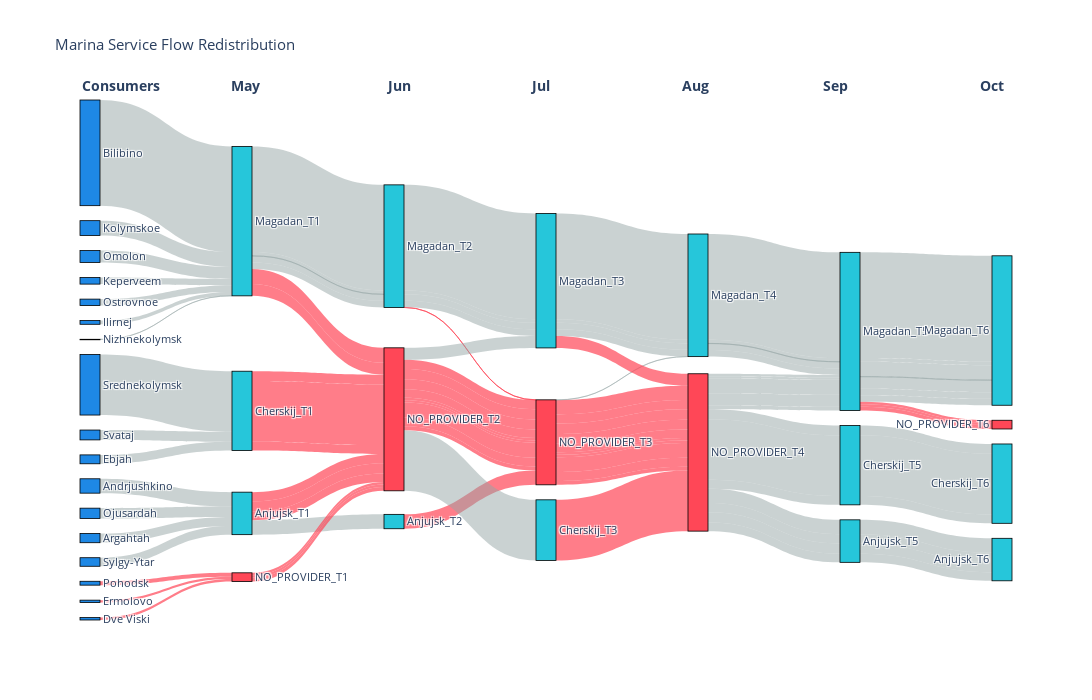

Notebook cell for this chart:
### Markdown cell above
## 4. Sankey chart

### Code cell
# for service in service_list:
for service in ["marina"]:
    month_start = 4
    end_month = 10
    graphs = all_results[SETTL_NAME][service]["stats"].graphs[month_start:end_month]
    _ = create_clean_sankey(graphs, service_name=service, month_start=month_start)

### Figure 1 — Plotly figure (JSON) as saved in the notebook; plotly's stock layout.template omitted (floating-point values rounded to 4 significant figures)
{"data": [{"link": {"color": ["rgba(149, 165, 166, 0.5)", "rgba(149, 165, 166, 0.5)", "rgba(149, 165, 166, 0.5)", "rgba(149, 165, 166, 0.5)", "rgba(149, 165, 166, 0.5)", "rgba(149, 165, 166, 0.5)", "rgba(149, 165, 166, 0.5)", "rgba(149, 165, 166, 0.5)", "rgba(149, 165, 166, 0.5)", "rgba(149, 165, 166, 0.5)", "rgba(149, 165, 166, 0.5)", "rgba(149, 165, 166, 0.5)", "rgba(149, 165, 166, 0.5)", "rgba(149, 165, 166, 0.5)", "rgba(255, 71, 87, 0.7)", "rgba(255, 71, 87, 0.7)", "rgba(255, 71, 87, 0.7)", "rgba(149, 165, 166, 0.5)", "rgba(255, 71, 87, 0.7)", "rgba(149, 165, 166, 0.5)", "rgba(255, 71, 87, 0.7)", "rgba(255, 71, 87, 0.7)", "rgba(255, 71, 87, 0.7)", "rgba(255, 71, 87, 0.7)", "rgba(255, 71, 87, 0.7)", "rgba(255, 71, 87, 0.7)", "rgba(149, 165, 166, 0.5)", "rgba(255, 71, 87, 0.7)", "rgba(149, 165, 166, 0.5)", "rgba(255, 71, 87, 0.7)", "rgba(149, 165, 166, 0.5)", "rgba(255, 71, 87, 0.7)", "rgba(149, 165, 166, 0.5)", "rgba(255, 71, 87, 0.7)", "rgba(255, 71, 87, 0.7)", "rgba(255, 71, 87, 0.7)", "rgba(149, 165, 166, 0.5)", "rgba(255, 71, 87, 0.7)", "rgba(255, 71, 87, 0.7)", "rgba(149, 165, 166, 0.5)", "rgba(255, 71, 87, 0.7)", "rgba(255, 71, 87, 0.7)", "rgba(255, 71, 87, 0.7)", "rgba(149, 165, 166, 0.5)", "rgba(255, 71, 87, 0.7)", "rgba(255, 71, 87, 0.7)", "rgba(149, 165, 166, 0.5)", "rgba(149, 165, 166, 0.5)", "rgba(255, 71, 87, 0.7)", "rgba(149, 165, 166, 0.5)", "rgba(255, 71, 87, 0.7)", "rgba(255, 71, 87, 0.7)", "rgba(255, 71, 87, 0.7)", "rgba(149, 165, 166, 0.5)", "rgba(255, 71, 87, 0.7)", "rgba(255, 71, 87, 0.7)", "rgba(255, 71, 87, 0.7)", "rgba(255, 71, 87, 0.7)", "rgba(255, 71, 87, 0.7)", "rgba(255, 71, 87, 0.7)", "rgba(149, 165, 166, 0.5)", "rgba(255, 71, 87, 0.7)", "rgba(149, 165, 166, 0.5)", "rgba(255, 71, 87, 0.7)", "rgba(149, 165, 166, 0.5)", "rgba(255, 71, 87, 0.7)", "rgba(149, 165, 166, 0.5)", "rgba(255, 71, 87, 0.7)", "rgba(149, 165, 166, 0.5)", "rgba(149, 165, 166, 0.5)", "rgba(149, 165, 166, 0.5)", "rgba(149, 165, 166, 0.5)", "rgba(149, 165, 166, 0.5)", "rgba(149, 165, 166, 0.5)", "rgba(149, 165, 166, 0.5)", "rgba(149, 165, 166, 0.5)", "rgba(149, 165, 166, 0.5)", "rgba(149, 165, 166, 0.5)", "rgba(149, 165, 166, 0.5)", "rgba(149, 165, 166, 0.5)", "rgba(149, 165, 166, 0.5)", "rgba(149, 165, 166, 0.5)", "rgba(149, 165, 166, 0.5)", "rgba(149, 165, 166, 0.5)", "rgba(149, 165, 166, 0.5)", "rgba(149, 165, 166, 0.5)", "rgba(149, 165, 166, 0.5)", "rgba(149, 165, 166, 0.5)", "rgba(149, 165, 166, 0.5)", "rgba(149, 165, 166, 0.5)", "rgba(149, 165, 166, 0.5)", "rgba(149, 165, 166, 0.5)", "rgba(255, 71, 87, 0.7)", "rgba(255, 71, 87, 0.7)", "rgba(149, 165, 166, 0.5)", "rgba(149, 165, 166, 0.5)", "rgba(149, 165, 166, 0.5)", "rgba(149, 165, 166, 0.5)", "rgba(149, 165, 166, 0.5)", "rgba(149, 165, 166, 0.5)", "rgba(149, 165, 166, 0.5)", "rgba(255, 71, 87, 0.7)"], "source": [3, 7, 0, 5, 6, 1, 9, 13, 2, 16, 4, 11, 8, 10, 14, 15, 12, 19, 19, 17, 19, 18, 18, 19, 20, 20, 17, 17, 17, 17, 17, 18, 17, 20, 23, 21, 22, 21, 21, 21, 21, 21, 21, 22, 21, 22, 21, 22, 21, 22, 21, 25, 25, 24, 25, 25, 26, 25, 25, 25, 24, 25, 25, 24, 24, 25, 24, 25, 27, 27, 28, 27, 27, 27, 27, 27, 27, 28, 27, 28, 27, 28, 27, 28, 27, 31, 31, 29, 31, 30, 30, 31, 29, 29, 29, 29, 29, 29, 29, 30, 29, 29], "target": [19, 19, 17, 19, 18, 18, 19, 17, 17, 17, 17, 17, 18, 17, 20, 20, 20, 23, 21, 22, 21, 21, 21, 21, 21, 21, 22, 21, 22, 21, 22, 21, 22, 21, 25, 25, 24, 25, 25, 26, 25, 25, 25, 24, 25, 25, 24, 24, 25, 24, 25, 27, 27, 28, 27, 27, 27, 27, 27, 27, 28, 27, 28, 27, 28, 27, 28, 27, 31, 31, 29, 31, 30, 30, 31, 29, 29, 29, 29, 29, 29, 29, 30, 29, 29, 34, 34, 32, 34, 33, 33, 34, 35, 35, 32, 32, 32, 32, 32, 33, 32, 35], "value": [89, 57, 654, 64, 61, 375, 53, 23, 92, 1, 74, 40, 55, 41, 15, 15, 24, 89, 57, 654, 64, 61, 375, 53, 15, 15, 23, 92, 1, 74, 40, 55, 41, 24, 89, 57, 654, 64, 61, 375, 53, 15, 15, 23, 92, 1, 74, 40, 55, 41, 24, 89, 57, 654, 64, 61, 375, 53, 15, 15, 23, 92, 1, 74, 40, 55, 41, 24, 89, 57, 654, 64, 61, 375, 53, 15, 15, 23, 92, 1, 74, 40, 55, 41, 24, 89, 57, 654, 64, 61, 375, 53, 15, 15, 23, 92, 1, 74, 40, 55, 41, 24]}, "node": {"color": ["#1E88E5", "#1E88E5", "#1E88E5", "#1E88E5", "#1E88E5", "#1E88E5", "#1E88E5", "#1E88E5", "#1E88E5", "#1E88E5", "#1E88E5", "#1E88E5", "#1E88E5", "#1E88E5", "#1E88E5", "#1E88E5", "#1E88E5", "#26C6DA", "#26C6DA", "#26C6DA", "#FF4757", "#FF4757", "#26C6DA", "#26C6DA", "#26C6DA", "#FF4757", "#26C6DA", "#FF4757", "#26C6DA", "#26C6DA", "#26C6DA", "#26C6DA", "#26C6DA", "#26C6DA", "#26C6DA", "#FF4757"], "label": ["Bilibino", "Srednekolymsk", "Kolymskoe", "Andrjushkino", "Omolon", "Ojusardah", "Svataj", "Argahtah", "Ebjah", "Sylgy-Ytar", "Keperveem", "Ostrovnoe", "Pohodsk", "Ilirnej", "Ermolovo", "Dve Viski", "Nizhnekolymsk", "Magadan_T1", "Cherskij_T1", "Anjujsk_T1", "NO_PROVIDER_T1", "NO_PROVIDER_T2", "Magadan_T2", "Anjujsk_T2", "Magadan_T3", "NO_PROVIDER_T3", "Cherskij_T3", "NO_PROVIDER_T4", "Magadan_T4", "Magadan_T5", "Cherskij_T5", "Anjujsk_T5", "Magadan_T6", "Cherskij_T6", "Anjujsk_T6", "NO_PROVIDER_T6"], "line": {"color": "black", "width": 0.8}, "pad": 15, "thickness": 20}, "type": "sankey"}], "layout": {"annotations": [{"font": {"size": 14}, "showarrow": false, "text": "<b>Consumers</b>", "x": 0, "xref": "paper", "y": 1.05, "yref": "paper"}, {"font": {"size": 14}, "showarrow": false, "text": "<b>May</b>", "x": 0.16, "xref": "paper", "y": 1.05, "yref": "paper"}, {"font": {"size": 14}, "showarrow": false, "text": "<b>Jun</b>", "x": 0.3267, "xref": "paper", "y": 1.05, "yref": "paper"}, {"font": {"size": 14}, "showarrow": false, "text": "<b>Jul</b>", "x": 0.4933, "xref": "paper", "y": 1.05, "yref": "paper"}, {"font": {"size": 14}, "showarrow": false, "text": "<b>Aug</b>", "x": 0.66, "xref": "paper", "y": 1.05, "yref": "paper"}, {"font": {"size": 14}, "showarrow": false, "text": "<b>Sep</b>", "x": 0.8267, "xref": "paper", "y": 1.05, "yref": "paper"}, {"font": {"size": 14}, "showarrow": false, "text": "<b>Oct</b>", "x": 0.9933, "xref": "paper", "y": 1.05, "yref": "paper"}], "font": {"size": 11}, "height": 700, "title": {"text": "Marina Service Flow Redistribution"}, "width": 1400}}
